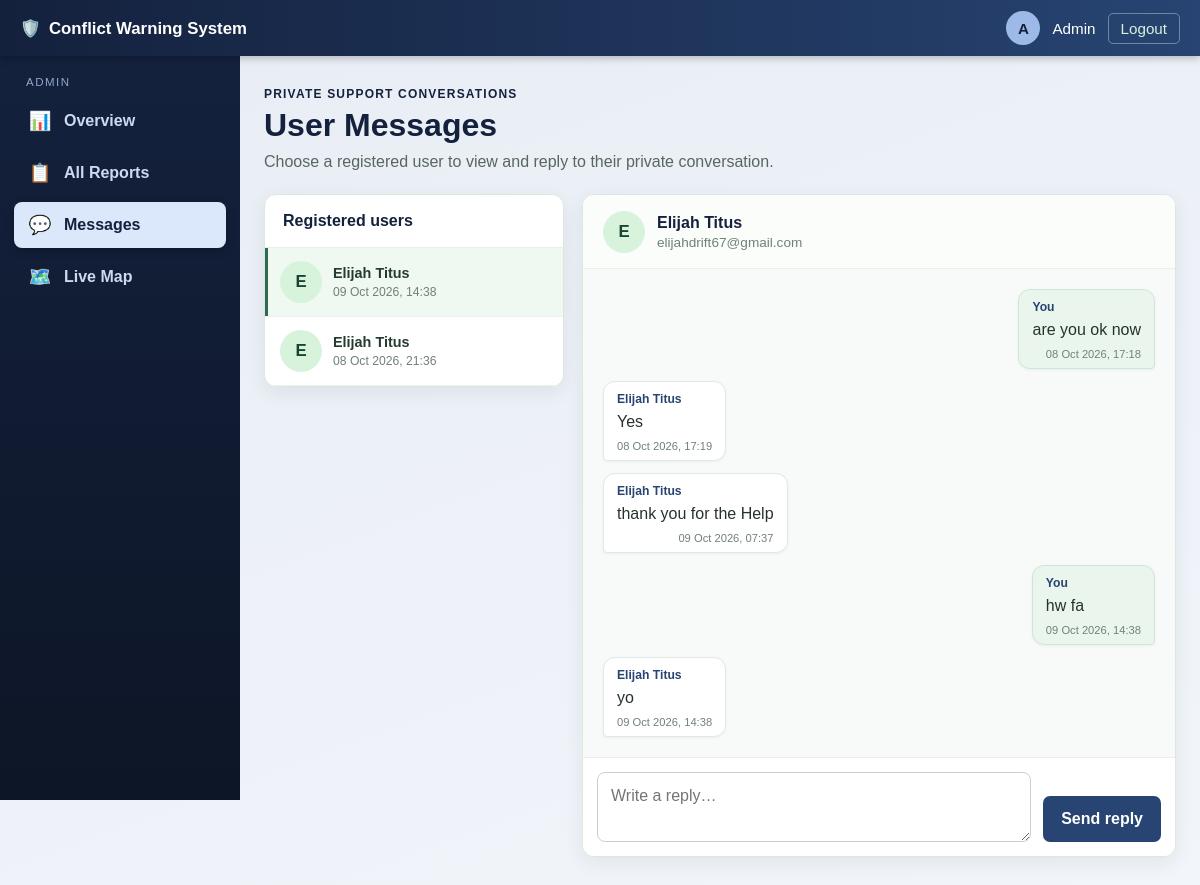
The app's page /admin/chat.php (signed in) with its own data.
### tables this page shows
CREATE TABLE `users` (
  `id` int(11) NOT NULL,
  `full_name` varchar(120) NOT NULL,
  `email` varchar(150) NOT NULL,
  `phone` varchar(20) NOT NULL,
  `password_hash` varchar(255) NOT NULL,
  `created_at` datetime DEFAULT current_timestamp()
);

CREATE TABLE `chat_messages` (
  `id` bigint(20) UNSIGNED NOT NULL,
  `user_id` int(11) NOT NULL,
  `sender_type` enum('user','admin') NOT NULL,
  `message_text` varchar(2000) NOT NULL,
  `created_at` datetime NOT NULL DEFAULT current_timestamp()
);

### admin/chat.php (the view, shortened to what this page needs)
<?php
require dirname(__DIR__) . '/includes/db.php';
$threads = $pdo->query(
    "SELECT u.id, u.full_name, u.email,
            MAX(m.id) AS latest_message_id,
            MAX(m.created_at) AS latest_message_at
     FROM users u
     LEFT JOIN chat_messages m ON m.user_id = u.id
     GROUP BY u.id, u.full_name, u.email
     ORDER BY COALESCE(MAX(m.id), 0) DESC, u.full_name ASC"
)->fetchAll();
$requestedUserId = filter_input(INPUT_GET, 'user_id', FILTER_VALIDATE_INT);
$selectedThread = null;
if ($requestedUserId !== null && $requestedUserId !== false) {
    foreach ($threads as $thread) {
        if ((int)$thread['id'] === $requestedUserId) {
            $selectedThread = $thread;
            break;
        }
    }
} elseif ($threads) {
    $selectedThread = $threads[0];
}
$messageInput = '';
$selectedUserId = $selectedThread ? (int)$selectedThread['id'] : 0;
$messages = [];
if ($selectedThread) {
    $messagesStmt = $pdo->prepare(
        'SELECT id, sender_type, message_text, created_at
         FROM chat_messages
         WHERE user_id = ?
         ORDER BY id ASC'
    );
    $messagesStmt->execute([$selectedUserId]);
    $messages = $messagesStmt->fetchAll();
}
require __DIR__ . '/includes/admin_header.php';
?>
<section class="admin-chat-page">
    <header class="chat-heading">
        <div>
            <span class="chat-eyebrow">Private support conversations</span>
            <h1>User Messages</h1>
            <p>Choose a registered user to view and reply to their private conversation.</p>
        </div>
    </header>
    <div class="admin-chat-layout">
        <nav class="chat-inbox" aria-label="User conversations">
            <h2>Registered users</h2>
            <?php if (!$threads): ?>
                <p class="chat-inbox-empty">No registered users found.</p>
            <?php else: ?>
                <?php foreach ($threads as $thread): ?>
                    <a class="chat-inbox-item <?= $selectedThread && (int)$selectedThread['id'] === (int)$thread['id'] ? 'active' : '' ?>"
                       href="chat.php?user_id=<?= (int)$thread['id'] ?>">
                        <span class="chat-thread-avatar"><?= htmlspecialchars(mb_strtoupper(mb_substr($thread['full_name'], 0, 1)), ENT_QUOTES, 'UTF-8') ?></span>
                        <span class="chat-inbox-user">
                            <strong><?= htmlspecialchars($thread['full_name'], ENT_QUOTES, 'UTF-8') ?></strong>
                            <span><?= $thread['latest_message_at'] ? htmlspecialchars(date('d M Y, H:i', strtotime($thread['latest_message_at'])), ENT_QUOTES, 'UTF-8') : 'No messages yet' ?></span>
                        </span>
                    </a>
                <?php endforeach; ?>
            <?php endif; ?>
        </nav>
        <?php if ($selectedThread): ?>
            <section class="chat-panel">
                <div class="chat-thread"
                     id="chat-thread"
                     data-poll-url="../includes/chat_poll.php"
                     data-user-id="<?= $selectedUserId ?>"
                     data-viewer-role="admin">
                    <div class="chat-thread-heading">
                        <span class="chat-thread-avatar"><?= htmlspecialchars(mb_strtoupper(mb_substr($selectedThread['full_name'], 0, 1)), ENT_QUOTES, 'UTF-8') ?></span>
                        <div>
                            <strong><?= htmlspecialchars($selectedThread['full_name'], ENT_QUOTES, 'UTF-8') ?></strong>
                            <span><?= htmlspecialchars($selectedThread['email'], ENT_QUOTES, 'UTF-8') ?></span>
                        </div>
                    </div>
                    <div class="chat-messages" id="chat-messages" aria-live="polite" aria-label="Conversation messages">
                        <?php foreach ($messages as $chatMessage): ?>
                            <?php $isOwnMessage = $chatMessage['sender_type'] === 'admin'; ?>
                            <article class="chat-message <?= $isOwnMessage ? 'chat-message-own' : 'chat-message-other' ?>"
                                     data-message-id="<?= (int)$chatMessage['id'] ?>">
                                <span class="chat-message-author"><?= $isOwnMessage ? 'You' : htmlspecialchars($selectedThread['full_name'], ENT_QUOTES, 'UTF-8') ?></span>
                                <p><?= htmlspecialchars($chatMessage['message_text'], ENT_QUOTES, 'UTF-8') ?></p>
                                <time><?= htmlspecialchars(date('d M Y, H:i', strtotime($chatMessage['created_at'])), ENT_QUOTES, 'UTF-8') ?></time>
                            </article>
                        <?php endforeach; ?>
                    </div>
                    <form class="chat-compose" method="POST" action="chat.php?user_id=<?= $selectedUserId ?>">
                        <textarea id="chat-message" name="message" rows="2" maxlength="2000"
                                  placeholder="Write a reply…" required><?= htmlspecialchars($messageInput, ENT_QUOTES, 'UTF-8') ?></textarea>
                        <button type="submit">Send reply</button>
                    </form>
                </div>
            </section>
        <?php else: ?>
            <section class="chat-panel chat-no-selection">
                <p>Select a user to view their conversation.</p>
            </section>
        <?php endif; ?>
    </div>
</section>
<?php require dirname(__DIR__) . '/includes/user_footer.php'; ?>

### css/base.css (style rules this page uses)
* { box-sizing: border-box; }
body { margin: 0; font-family: Arial, Helvetica, sans-serif; background: #f4f6f8; color: #222; }

### css/sidebar.css (style rules this page uses)
.user-body { background: linear-gradient(160deg, #eaf2ed 0%, #f3f7f4 100%); background-attachment: fixed; }

### admin/css/admin.css (style rules this page uses)
.admin-body { background: linear-gradient(160deg, #e8edf5 0%, #f2f5fa 100%); background-attachment: fixed; }

### css/chat.css (style rules this page uses)
.chat-page, .admin-chat-page { width: 100%; max-width: 1120px; margin: 4px auto 24px; }
.chat-heading { display: flex; align-items: center; justify-content: space-between; gap: 16px; margin-bottom: 20px; }
.chat-eyebrow { display: inline-block; margin-bottom: 6px; color: #2d6a4f; font-size: 0.75rem; font-weight: 700; letter-spacing: 0.1em; text-transform: uppercase; }
.chat-heading h1 { margin: 0 0 6px; color: #1b4332; font-size: clamp(1.5rem, 4vw, 2rem); }
.chat-heading p { margin: 0; color: #58675e; line-height: 1.5; }
.chat-panel, .chat-inbox { min-width: 0; overflow: hidden; border: 1px solid #dce8df; border-radius: 12px; background: #fff; box-shadow: 0 6px 20px rgba(27, 67, 50, 0.08); }
.chat-thread { display: flex; min-height: 560px; flex-direction: column; }
.chat-thread-heading { display: flex; align-items: center; gap: 12px; min-height: 74px; padding: 14px 20px; border-bottom: 1px solid #e8eee9; background: #fbfdfb; }
.chat-thread-heading strong, .chat-thread-heading div > span { display: block; }
.chat-thread-heading strong { color: #1b4332; }
.chat-thread-heading div > span { margin-top: 3px; color: #718078; font-size: 0.85rem; }
.chat-thread-avatar { display: inline-flex; width: 42px; height: 42px; flex: 0 0 42px; align-items: center; justify-content: center; border-radius: 50%; background: #d8f3dc; color: #1b4332; font-size: 1.05rem; font-weight: 700; }
.chat-messages { display: flex; flex: 1; min-height: 300px; max-height: min(62vh, 680px); flex-direction: column; gap: 12px; overflow-y: auto; padding: 20px; background: #f7faf8; }
.chat-message { width: fit-content; max-width: min(78%, 620px); padding: 10px 13px 8px; border: 1px solid #e0e9e2; border-radius: 12px 12px 12px 4px; background: #fff; box-shadow: 0 1px 3px rgba(20, 40, 28, 0.05); }
.chat-message-own { align-self: flex-end; border-color: #cce7d5; border-radius: 12px 12px 4px 12px; background: #eaf6ed; }
.chat-message-author { display: block; margin-bottom: 4px; color: #2d6a4f; font-size: 0.76rem; font-weight: 700; }
.chat-message p { margin: 0; color: #26332b; line-height: 1.5; overflow-wrap: anywhere; white-space: pre-wrap; }
.chat-message time { display: block; margin-top: 6px; color: #718078; font-size: 0.7rem; text-align: right; }
.chat-compose { display: flex; align-items: flex-end; gap: 12px; padding: 14px; border-top: 1px solid #e8eee9; background: #fff; }
.chat-compose textarea { min-width: 0; min-height: 46px; max-height: 160px; flex: 1; resize: vertical; padding: 11px 13px; border: 1px solid #c5d2c9; border-radius: 8px; color: #202b24; font: inherit; line-height: 1.45; }
.chat-compose button { min-height: 46px; flex: 0 0 auto; padding: 10px 18px; border: 0; border-radius: 7px; background: #2d6a4f; color: #fff; font: inherit; font-weight: 700; cursor: pointer; }
.admin-chat-layout { display: grid; grid-template-columns: minmax(230px, 300px) minmax(0, 1fr); gap: 18px; align-items: start; }
.chat-inbox h2 { margin: 0; padding: 17px 18px; border-bottom: 1px solid #e8eee9; color: #1b4332; font-size: 1rem; }
.chat-inbox-item { display: flex; align-items: center; gap: 11px; padding: 13px 15px; border-bottom: 1px solid #edf1ee; color: inherit; text-decoration: none; }
.chat-inbox-item:hover, .chat-inbox-item.active { background: #eff8f1; }
.chat-inbox-item.active { box-shadow: inset 3px 0 #2d6a4f; }
.chat-inbox-user { min-width: 0; }
.chat-inbox-user strong, .chat-inbox-user span { display: block; overflow: hidden; text-overflow: ellipsis; white-space: nowrap; }
.chat-inbox-user strong { color: #263b2f; font-size: 0.9rem; }
.chat-inbox-user span { margin-top: 4px; color: #718078; font-size: 0.76rem; }
.admin-body .chat-eyebrow, .admin-body .chat-heading h1, .admin-body .chat-thread-heading strong, .admin-body .chat-inbox h2 { color: #14213d; }
.admin-body .chat-message-author { color: #274472; }
.admin-body .chat-compose button { background: #274472; }

### records on screen
users: full_name "E", full_name "Elijah Titus", latest_message_at "09 Oct 2026, 14:38", email "elijahdrift67@gmail.com"
users: full_name "E", full_name "Elijah Titus", latest_message_at "08 Oct 2026, 21:36"
chat_messages: sender_type "You", message_text "are you ok now", created_at "08 Oct 2026, 17:18"
chat_messages: user.full_name "Elijah Titus", message_text "Yes", created_at "08 Oct 2026, 17:19"
chat_messages: user.full_name "Elijah Titus", message_text "thank you for the Help", created_at "09 Oct 2026, 07:37"
chat_messages: sender_type "You", message_text "hw fa", created_at "09 Oct 2026, 14:38"
chat_messages: user.full_name "Elijah Titus", message_text "yo", created_at "09 Oct 2026, 14:38"

### other values on screen
mb_strtoupper(mb_substr($_SESSION['admin_name'], 0, 1)) "A"
$_SESSION['admin_name'] "Admin"
